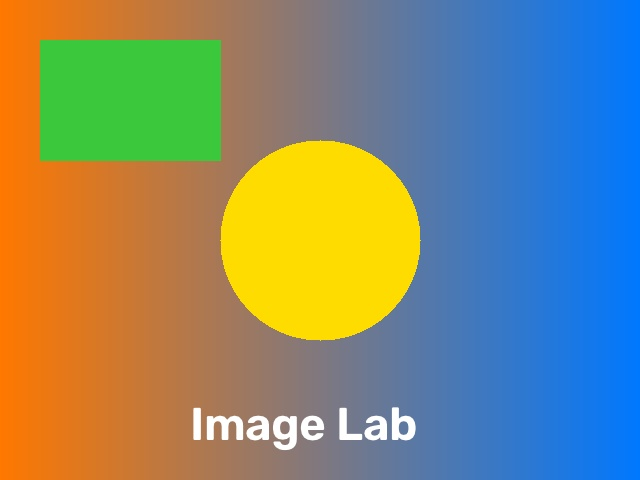
#> input picture images/sample_image.jpg, 640 x 480 px, found by its file name
$ python lesson_01_basics.py
#> lines starting #> are read from the running program, lines starting #| are printed output that depends on the picture
### core/utils.py
"""
توابع کمکی پروژه Image Lab
خواندن/ذخیره تصویر، تغییر اندازه و نمایش قبل/بعد
"""
import os
import cv2
import numpy as np
import matplotlib.pyplot as plt


def load_image(path: str):
    """
    خواندن تصویر از مسیر.
    نکته مهم: cv2.imread اگر مسیر اشتباه باشد ارور نمی‌دهد و فقط None برمی‌گرداند!
    برای همین خودمان بررسی می‌کنیم.
    """
#> called with path = 'images/sample_image.jpg'
    img = cv2.imread(path)
#> img is the input picture: shape (480, 640, 3); mean B, G, R 115.8, 137.4, 131.2
    if img is None:
        raise FileNotFoundError(f"تصویر پیدا نشد یا قابل خواندن نیست: {path}")
    return img


def save_image(img, path: str):
    """ذخیره تصویر (اگر پوشه وجود نداشت، ساخته می‌شود)."""
    folder = os.path.dirname(path)
    if folder:
        os.makedirs(folder, exist_ok=True)
    ok = cv2.imwrite(path, img)
    if not ok:
        raise IOError(f"ذخیره تصویر ناموفق بود: {path}")


def resize_image(img, width: int | None = None, height: int | None = None,
                 keep_aspect: bool = True):
    """
    تغییر اندازه تصویر.
    - فقط width بدهی و keep_aspect=True  => height خودکار حساب می‌شود.
    - فقط height بدهی و keep_aspect=True => width خودکار حساب می‌شود.
    - هر دو بدهی => همان اندازه (ممکن است تصویر کش بیاید).

    یادآوری: img.shape = (h, w, c) ولی cv2.resize اندازه را به صورت (w, h) می‌گیرد!
    """
    h, w = img.shape[:2]
    if width is None and height is None:
        return img.copy()

    if keep_aspect:
        if width is not None and height is None:
            height = int(round(h * width / w))
        elif height is not None and width is None:
            width = int(round(w * height / h))
    else:
        width = width or w
        height = height or h

    # برای کوچک کردن INTER_AREA و برای بزرگ کردن INTER_LINEAR کیفیت بهتری دارد
    shrinking = (width * height) < (w * h)
    interp = cv2.INTER_AREA if shrinking else cv2.INTER_LINEAR
    return cv2.resize(img, (int(width), int(height)), interpolation=interp)


def image_info(img) -> dict:
    """اطلاعات پایه تصویر (برای آموزش و نمایش در برنامه)."""
    h, w = img.shape[:2]
#> h = 480; w = 640
    channels = 1 if img.ndim == 2 else img.shape[2]
#> channels = 3
    return {
        "width": w,
        "height": h,
        "channels": channels,
        "dtype": str(img.dtype),
        "size_kb": round(img.nbytes / 1024, 1),  # حجم در حافظه (بدون فشرده‌سازی)
    }


def show_before_after(img_before, img_after,
                      title_1: str = "Before", title_2: str = "After"):
    """
    نمایش تصویر قبل و بعد کنار هم با matplotlib.
    OpenCV رنگ‌ها را BGR می‌خواند ولی matplotlib به RGB نیاز دارد، پس تبدیل می‌کنیم.
    """
    def to_rgb(img):
        return cv2.cvtColor(img, cv2.COLOR_BGR2RGB) if img.ndim == 3 else img

    fig, (ax1, ax2) = plt.subplots(1, 2, figsize=(10, 5))
    for ax, im, title in ((ax1, img_before, title_1), (ax2, img_after, title_2)):
        ax.imshow(to_rgb(im), cmap="gray" if im.ndim == 2 else None)
        ax.set_title(title)
        ax.axis("off")
    plt.tight_layout()
    plt.show()


# [16 lines left out: function create_sample_image, not called in this run]

### lessons/lesson_01_basics.py
"""
درس ۱: خواندن تصویر، shape، resize و ذخیره
اجرا از ریشه پروژه:   python lessons/lesson_01_basics.py
"""
import os
import sys
sys.path.insert(0, os.path.dirname(os.path.dirname(os.path.abspath(__file__))))

import cv2
from core.utils import (load_image, save_image, resize_image, image_info,
                        show_before_after, create_sample_image)

PATH = "images/sample_image.jpg"
if not os.path.exists(PATH):
    create_sample_image(PATH)          # اگر عکس نداشتی، نمونه می‌سازد

# ---- ۱) خواندن تصویر ----
img = load_image(PATH)
print("اطلاعات تصویر:", image_info(img))
#| اطلاعات تصویر: {'width': 640, 'height': 480, 'channels': 3, 'dtype': 'uint8', 'size_kb': 900.0}

# ---- ۲) shape یعنی (ارتفاع، عرض، کانال) ----
h, w, c = img.shape
#> h = 480; w = 640; c = 3
print(f"h={h}, w={w}, c={c}")
#| h=480, w=640, c=3
print("img.size =", img.size, "→ همان h*w*c =", h * w * c)
#| img.size = 921600 → همان h*w*c = 921600

# ---- ۳) resize: توجه کن اندازه به صورت (عرض، ارتفاع) داده می‌شود ----
img_fixed = cv2.resize(img, (300, 300))             # کش می‌آید
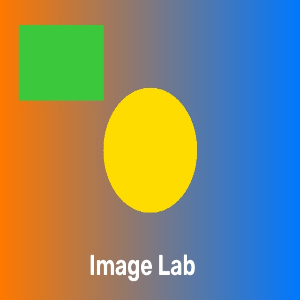
#> img_fixed: shape (300, 300, 3); mean B, G, R 115.8, 137.3, 131.2
img_keep = resize_image(img, width=300)             # نسبت حفظ می‌شود
print("بعد از resize ثابت :", img_fixed.shape)
#| بعد از resize ثابت : (300, 300, 3)
print("بعد از resize نسبتی:", img_keep.shape)
#| بعد از resize نسبتی: (225, 300, 3)

# ---- ۴) ذخیره و نمایش ----
save_image(img_keep, "output/resized.png")
show_before_after(img, img_keep, "Original", "Resized (aspect kept)")
#> the loop in show_before_after, `for ax, im, title in ((ax1, img_before, title_1), (ax2, img_after, tit..` made 2 passes
#> title on passes 1 to 2: 'Original', 'Resized (aspect kept)'
#> in show_before_after, `plt.show()`:
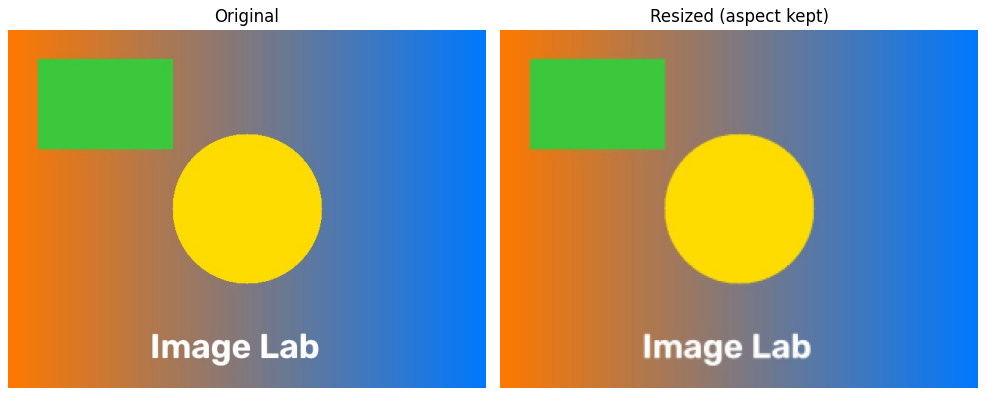
#> figure drawn by matplotlib, 2 panels

# ---- تمرین ----
# ۱. width=500 بده و ببین height چند می‌شود.
# ۲. هر دو مقدار width و height را بده و keep_aspect=False بگذار؛ چه اتفاقی می‌افتد؟
# ۳. عکس خودت را در images بگذار و مسیر PATH را عوض کن.
